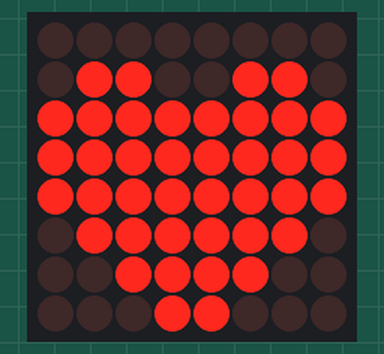
Simulated run of this sketch. Board: Arduino Uno, built with avr-gcc and run on an emulated ATmega328P. On the bench: 8×8 LED matrix. Wiring (inferred from the names in the program): LED matrix (orientation assumed): rows pin 2, pin 7, A5, pin 5, pin 13, A4, pin 12, A2; columns pin 6, pin 11, pin 10, pin 3, A3, pin 4, pin 8, pin 9.

Above: at 0.1 s.
At 1.16 s:
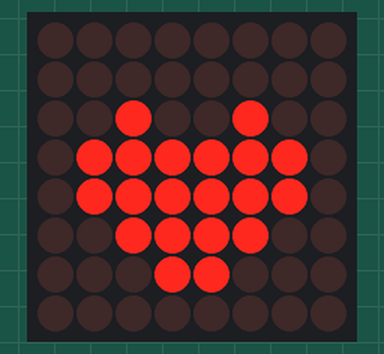

Measured:
- what the display in image 0 shows lasts 0.9 s, from 0.0 s to 0.9 s
- what the display in image 1 shows lasts 0.5 s, from 0.9 s to 1.4 s

The sketch:

Matrix_led.ino
```cpp
/*
 * Archivo: Matrix_led.ino
 * Autor: Cristobal Cuevas
 * Comentarios: Make a effect  with matrix led
 * Fecha: 09-05-2019
 *
 */
int R[] = {2,7,A5,5,13,A4,12,A2};
int C[] = {6,11,10,3,A3,4,8,9};
unsigned char biglove[8][8] =
{
  0,0,0,0,0,0,0,0,
  0,1,1,0,0,1,1,0,
  1,1,1,1,1,1,1,1,
  1,1,1,1,1,1,1,1,
  1,1,1,1,1,1,1,1,
  0,1,1,1,1,1,1,0,
  0,0,1,1,1,1,0,0,
  0,0,0,1,1,0,0,0,
};
unsigned char smalllove[8][8] =
{
  0,0,0,0,0,0,0,0,
  0,0,0,0,0,0,0,0,
  0,0,1,0,0,1,0,0,
  0,1,1,1,1,1,1,0,
  0,1,1,1,1,1,1,0,
  0,0,1,1,1,1,0,0,
  0,0,0,1,1,0,0,0,
  0,0,0,0,0,0,0,0,
};
void setup()
{
  for(int i = 0;i<8;i++)
  {
    pinMode(R[i],OUTPUT);
    pinMode(C[i],OUTPUT);
  }
}
void loop()
{
  for(int i = 0 ; i < 100 ; i++)
  {
    Display(biglove);
  }
  for(int i = 0 ; i < 50 ; i++)
  {
    Display(smalllove);
  }
}
void Display(unsigned char dat[8][8])
{
  for(int c = 0; c<8;c++)
  {
    digitalWrite(C[c],LOW);
    for(int r = 0;r<8;r++)
    {
      digitalWrite(R[r],dat[r][c]);
    }
    delay(1);
    Clear();
  }
}
void Clear()
{
  for(int i = 0;i<8;i++)
  {
    digitalWrite(R[i],LOW);
    digitalWrite(C[i],HIGH);
  }
}
```
